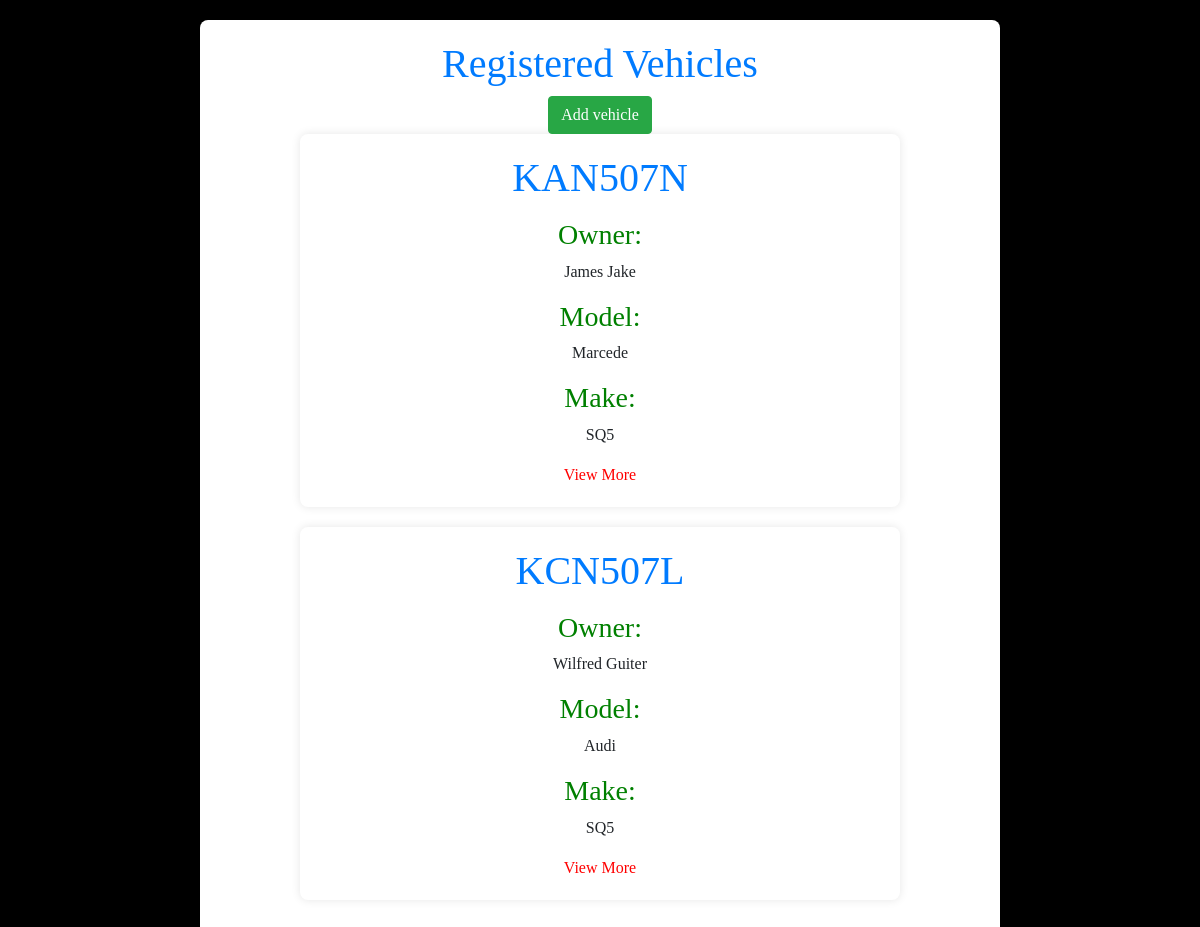
/view_vehicles/, run on an earlier commit of the app's database.
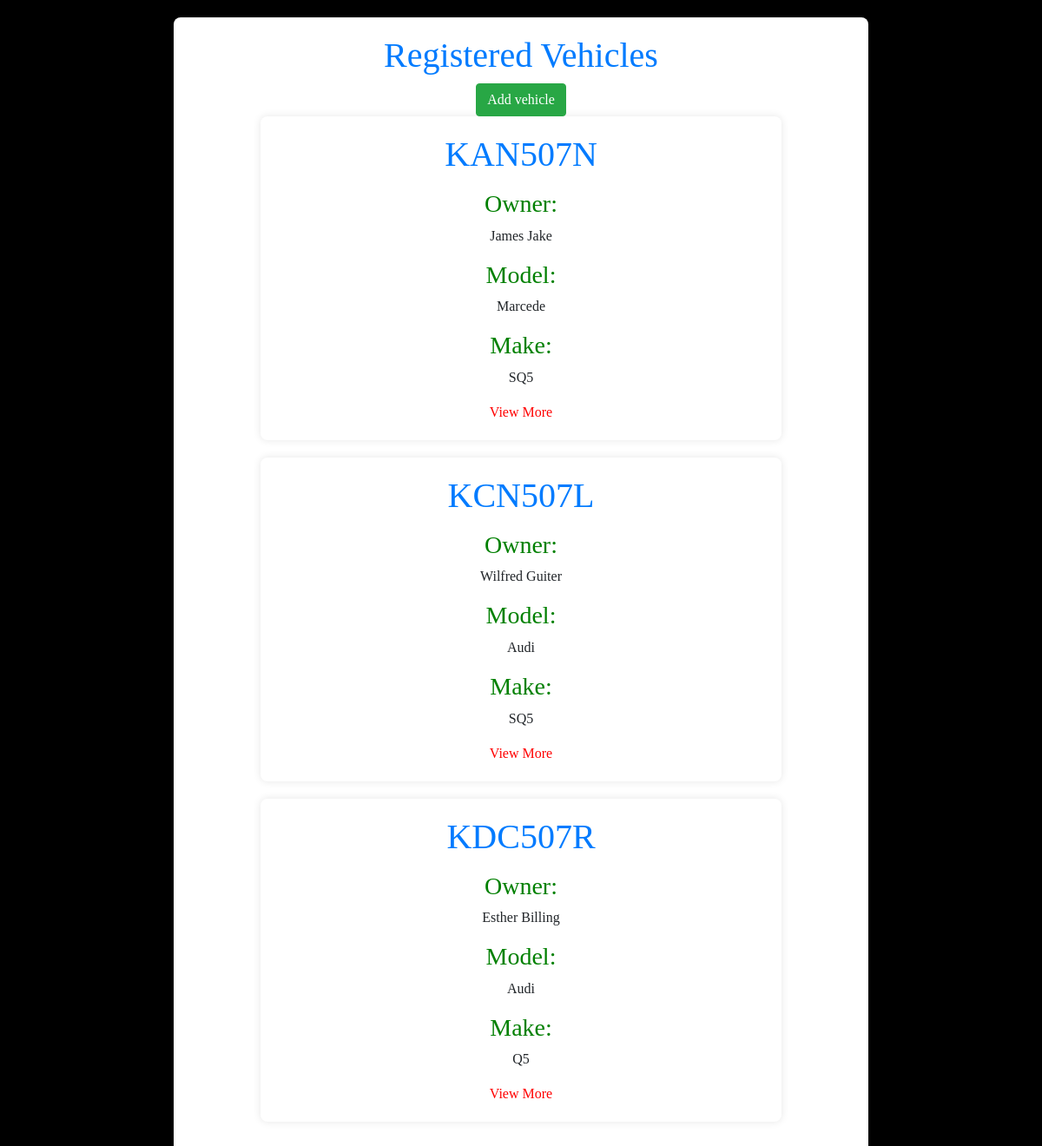
And on a later commit of the database.
### insuarance/models.py (models this page shows, shortened)
class Vehicle(models.Model):
    owner = models.ForeignKey(Customer, on_delete=models.CASCADE)
    model = models.CharField(max_length=30)
    make = models.CharField(max_length=30)
    type = models.CharField(max_length=30)
    number_plate = models.CharField(max_length=20, unique=True)
    color = models.CharField(max_length=30)
    year = models.DateField()
    milleage = models.IntegerField(default=0)
    vehicle_price = models.FloatField(default=0)
    vehicle_policies = models.ManyToManyField(Policy, related_name='vehicles', blank=True)

class Customer(models.Model):
    first_name = models.CharField(max_length=30)
    last_name = models.CharField(max_length=30)
    dls_no = models.CharField(null=True,max_length=30, unique=True)
    id_number = models.IntegerField(unique=True)
    email = models.EmailField(null=True, unique=True)
    phone_no = models.CharField(default=0,max_length=15)
    address = models.CharField(max_length=30, default='unknown')
    gender = models.CharField(
        max_length=10,
        choices=GENDER_CHOICES,
        default='Male'
    )
    def __str__(self):
        return f"{self.first_name} {self.last_name}"

### insuarance/views.py (the view)
# urls.py: path('view_vehicles/', view_vehicles, name='view_vehicles'),
def view_vehicles(request):
    vehicles = Vehicle.objects.all()
    return render(request, 'view_vehicles.html', {'vehicles':vehicles})

### insuarance/templates/view_vehicles.html
{% extends 'base.html' %}
{% block content %}
<body>
<center><h1>Registered Vehicles</h1></center>
<center><div class="btn btn-success"><a href="{% url 'insuarance:add_vehicle'%}">Add vehicle</a></div></center>
{% for vehicle in vehicles %}
    <div class="vehicle-card">
        <center><h1>{{vehicle.number_plate}} </h1></center>
       <center><p><h3>Owner:</h3> {{ vehicle.owner }}</p>
        <p><h3>Model:</h3> {{ vehicle.model }}</p>
        <p><h3>Make:</h3> {{ vehicle.make }}</p>
        <a href="{% url 'insuarance:view_vehicle' vehicle.id %}">View More</a>
           </center>
    </div>
{% endfor %}
</body>
{% endblock %}

What changed in the data, as far as the page shows it:
added Vehicle: number_plate "KDC507R", owner "Esther Billing", model "Audi", make "Q5"
